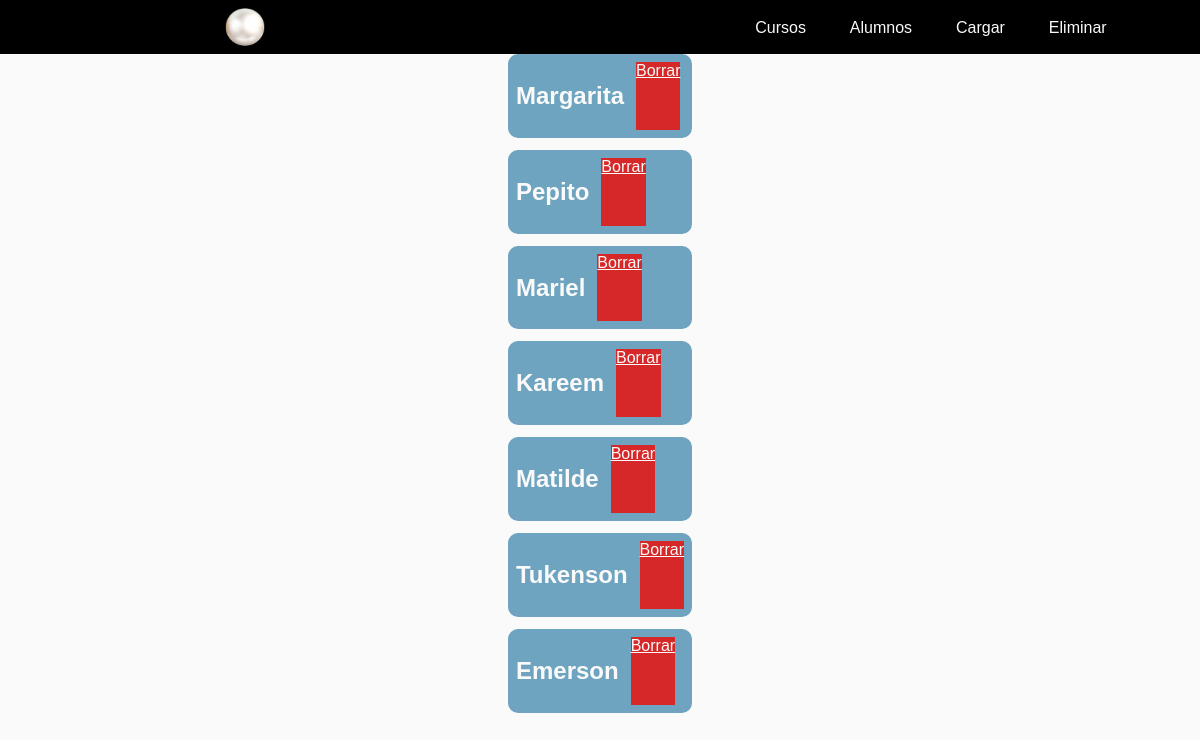
/eliminarAlumno/, run on an earlier commit of the app's database.
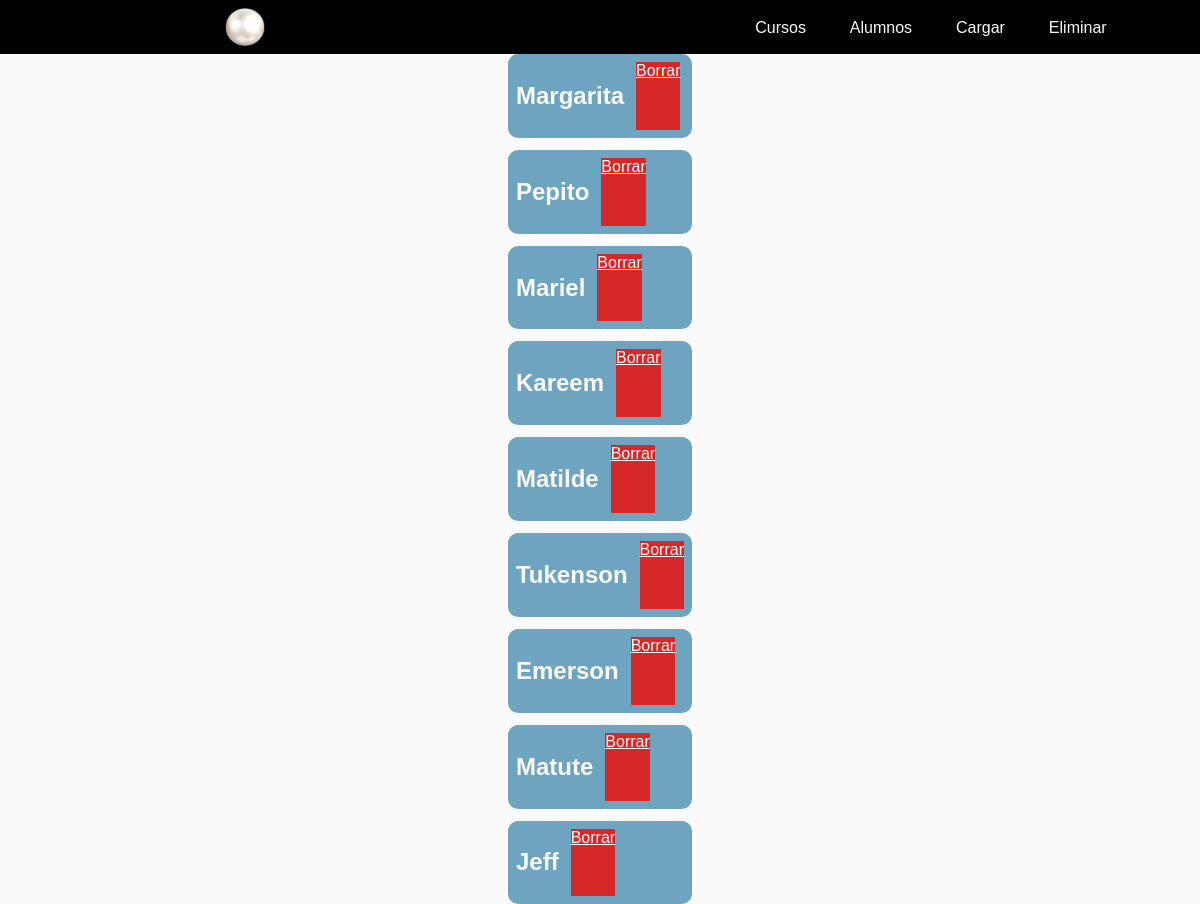
And on a later commit of the database.
### adminCursos/models.py (models this page shows, shortened)
class Alumno(models.Model):
    nombre = models.CharField(max_length=30)
    apellido = models.CharField(max_length=30)
    dni = models.IntegerField(null=True)
    telefono = models.CharField(max_length=15, null=True)
    correo_electronico = models.EmailField(max_length=50,null=True)
    curso = models.ManyToManyField("Curso", related_name="cursada", blank=True)

### adminCursos/views.py (the view)
# urls.py: path("eliminarAlumno/", views.eliminar, name="eliminar"),
def eliminar(request):
    alumnos = Alumno.objects.all()
    return render(request, "eliminar.html", { "alumnos": alumnos })

### adminCursos/templates/eliminar.html (shortened to what this page needs)
{% extends "base.html" %}
        {% block contenido %}
            <div class="grilla-cards" >
                {% for alumno in alumnos %}
                    <div class="alumno-card">
                        <h2>{{ alumno.nombre }}</h2>
                        <a class="delete-button" href={% url 'eliminar_alumno' alumno.dni %}>Borrar</a>
                    </div>
                {% endfor %}
            </div>
        {% endblock %}

What changed in the data, as far as the page shows it:
added Alumno: nombre "Matute"
added Alumno: nombre "Jeff"
